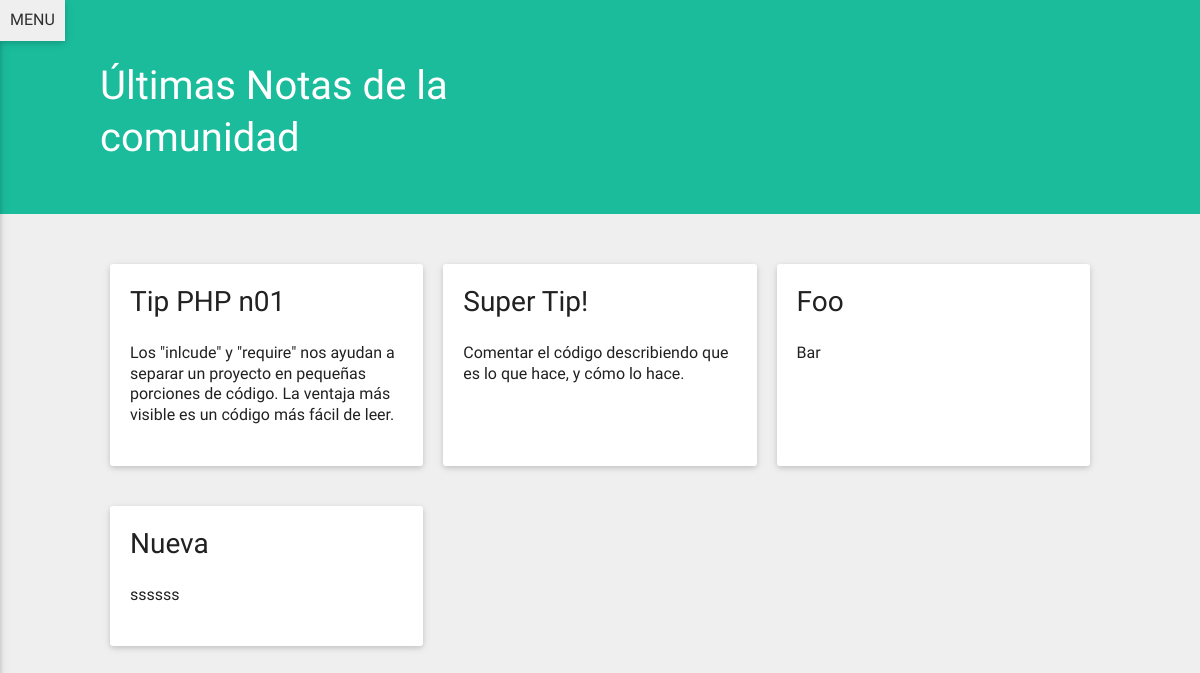
Before: / with the older database file.
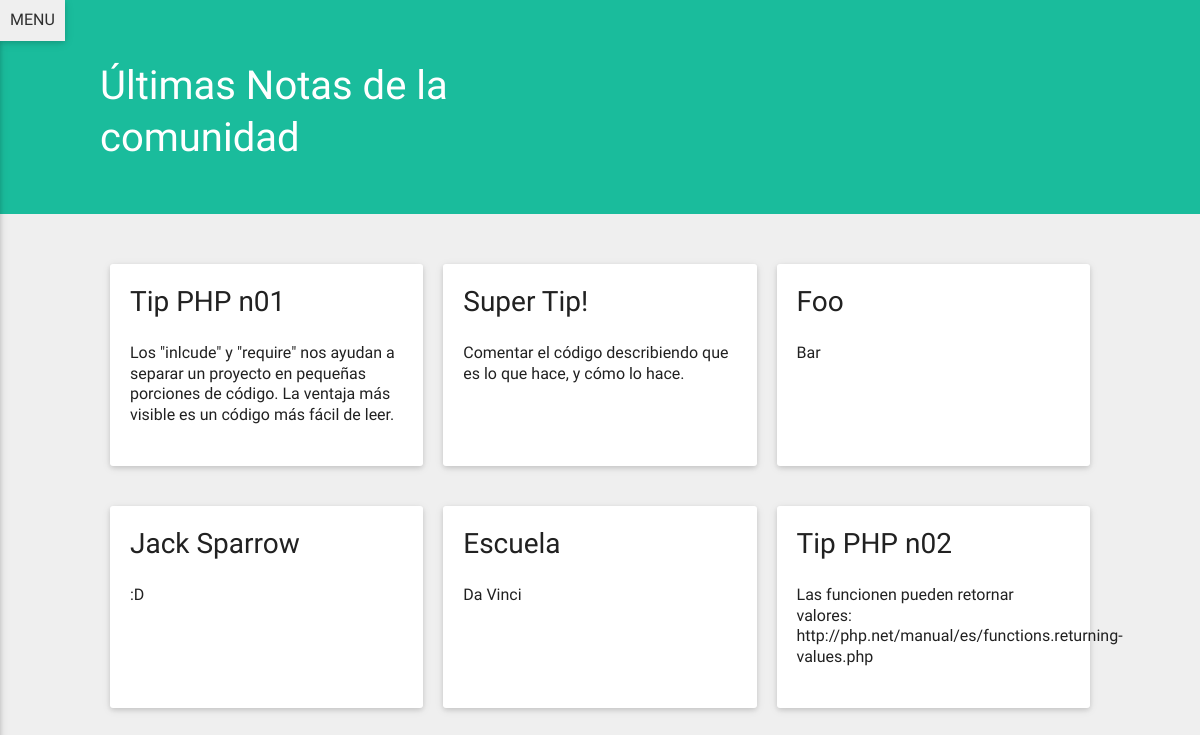
After: the same page with the newer database file.
### tables this page shows
CREATE TABLE `notas` (
  `nota_ID` int(20) NOT NULL AUTO_INCREMENT,
  `user_ID` int(20) NOT NULL,
  `nota_titulo` text NOT NULL,
  `nota_contenido` longtext,
  `nota_privacidad` varchar(45) DEFAULT 'publica',
  PRIMARY KEY (`nota_ID`)
);

### DB/DB_conexion.php (called while the page is built, shortened)
<?php
function conectar_Base_de_Datos() {
  $mysql_hostname = "localhost";
  $mysql_user = "root";
  $mysql_password = "";
  $database_name = "mis_notas_app";
  $conexion =  mysqli_connect( $mysql_hostname, $mysql_user, $mysql_password, $database_name );
  mysqli_set_charset( $conexion, "utf8" );
  if ( mysqli_connect_errno() ) {
    echo "No se pudo conectar a la Base de Datos.";
    echo "MySQL Error: ". mysqli_connect_error();
  } else {
    return $conexion;
  }
}
function leer_datos( $sql ) {
  $conexion = conectar_Base_de_Datos();
  $resultado = mysqli_query( $conexion, $sql );
  $resultado_final = array();
  while ( $row = mysqli_fetch_assoc( $resultado ) )
  {
    array_push( $resultado_final, $row );
  }
  return $resultado_final;
}

### DB/DB_funciones_notas.php (called while the page is built, shortened)
<?php
function traer_notas_publicas() {
  return leer_datos( "SELECT * FROM notas WHERE nota_privacidad='publica';" );
}

### _common.php (called while the page is built, shortened)
<?php
  include 'DB/DB_conexion.php';
  include 'DB/DB_funciones_notas.php';
  function mas_de_una_nota($notas) {
    if ( isset($notas[0]) ) {
      return true;
    } else {
      return false;
    }
  }

### index.php (the view, shortened to what this page needs)
<?php
  include '_common.php';
?>
<!DOCTYPE html>
<html>
  <?php include 'modulos/_head.php' ?>
<body>
  <?php include 'modulos/_menu.php' ?>
  <main class="g--10 g-m--12 m--2 m-m--0 no-margin-vertical">
    <header class="container--wrap">
      <h1 class="m--1 g--4 g-s--12">Últimas Notas de la comunidad</h1>
    </header>
    <div class="g--10 m--1 container container--wrap--s">
      <?php
        $notas = traer_notas_publicas();
        $html = '';
        if ( mas_de_una_nota($notas) ) {
          foreach ( $notas as $nota ) {
            $html .='<div class="g--4 g-s--12 fade-in-from-top card">';
            $html .='<h3>'. $nota['nota_titulo'] .'</h3>';
            $html .='<p>'. $nota['nota_contenido'] .'</p>';
            $html .='</div>';
          }
        }
        echo $html;
      ?>
    </div>
  </main>
</body>

### modulos/_head.php (shortened to what this page needs)
<head>
  <link href="css/surface_styles.css" rel="stylesheet">
</head>

### modulos/_menu.php (shortened to what this page needs)
<label for="nav--super-vertical-responsive">MENU</label>

### css/surface_styles.css (style rules this page uses)
body,html { width:100% }
body { display:flex;-webkit-flex-wrap:wrap;-ms-flex-wrap:wrap;flex-wrap:wrap }
a,abbr,acronym,address,applet,article,aside,audio,b,big,blockquote,body,canvas,caption,center,cite,code,dd,del,details,dfn,div,dl,dt,em,embed,fieldset,figcaption,figure,footer,form,h1,h2,h3,h4,h5,h6,header,hgroup,html,i,iframe,img,ins,kbd,label,legend,li,mark,menu,nav,object,ol,output,p,pre,q,ruby,s,samp,section,small,span,strike,strong,sub,summary,sup,table,tbody,td,tfoot,th,thead,time,tr,tt,u,ul,var,video { margin:0;padding:0;border:0;font:inherit;vertical-align:baseline;box-sizing:border-box }
article,aside,details,figcaption,figure,footer,header,hgroup,menu,nav,section { display:block }
.m--1 { margin-left:8.33333% }
.m--2 { margin-left:16.66667% }
.g--4 { width:33.33333%;margin-top:40px;margin-bottom:40px }
.g--10 { width:83.33333%;margin-top:40px;margin-bottom:40px }
@media screen and (max-width:1200px) { .g-m--12 { width:100%;margin-top:26px;margin-bottom:26px } }
[class*=container] { display:-webkit-flex;display:-ms-flexbox;display:flex;-webkit-flex-wrap:wrap;-ms-flex-wrap:wrap;flex-wrap:wrap }
.container--wrap { -webkit-flex-wrap:wrap;-ms-flex-wrap:wrap;flex-wrap:wrap }
@media screen and (max-width:1200px) { .m-m--0 { margin-left:0 } }
.card { box-shadow:0 2px 5px 0 rgba(0,0,0,.12),0 2px 10px 0 rgba(0,0,0,.09);border-radius:3px }
.card,.tile { padding:20px;background:#fff }
a,aside,body,div,h1,h2,h3,h4,h5,h6,header,input,label,menu,p { font-family:Roboto,sans-serif;color:#212121 }
h1,h2,h3,h4,h5,h6 { margin-bottom:.8em;line-height:130% }
p { margin-bottom:20px }
h1 { font-size:40px }
h3 { font-size:28px }
a,p { font-size:16px }
body { background:#efefef;line-height:130% }
header { width:100%;padding-top:10px;padding-bottom:10px;background:#1abc9c;margin-bottom:70px }
header h1,header h2,header h3 { color:#fff }
@media screen and (max-width:1200px) { header { margin-bottom:34px;padding-top:20px } }
#nav--horizontal-responsive,#nav--horizontal-responsive+label,#nav--super-vertical-responsive,#nav--super-vertical-responsive+label { display:none }
@media screen and (max-width:1200px) { #nav--super-vertical-responsive+label { display:block;position:fixed;z-index:8;top:0;left:0;padding:10px;background:#efefef;box-shadow:0 2px 5px 0 rgba(0,0,0,.12),0 2px 10px 0 rgba(0,0,0,.09);cursor:pointer;transition:background .3s cubic-bezier(.64,.09,.08,1),color .3s cubic-bezier(.64,.09,.08,1) } }
label { color:#2e2e2e }
.no-margin-top,.no-margin-vertical { margin-top:0!important }
.no-margin-bottom,.no-margin-vertical { margin-bottom:0!important }
.fade-in-from-top { opacity:0;-webkit-transform:translateY(-6px);transform:translateY(-6px);animation:fadeInVert .5s ease-out forwards;-webkit-animation:fadeInVert .5s ease-out forwards }
.container [class*=card] { margin:1% 1% 30px!important }
@media screen and (min-width:900px) { .container [class*=card].g--4 { width:31.3333%!important } }

Changed rows visible on the page:
changed notas: nota_titulo "Nueva" → "Jack Sparrow"; nota_contenido "ssssss" → ":D"
added notas: nota_titulo "Escuela", nota_contenido "Da Vinci"
added notas: nota_titulo "Tip PHP n02", nota_contenido "Las funcionen pueden retornar valores: http://php.net/manual/es/functions.returning-values.php"
